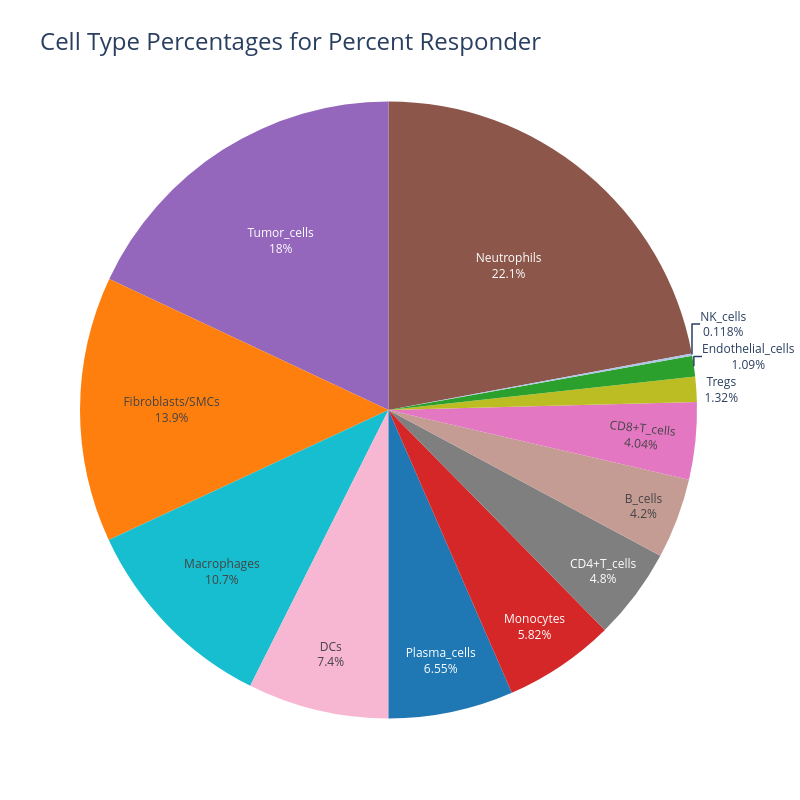
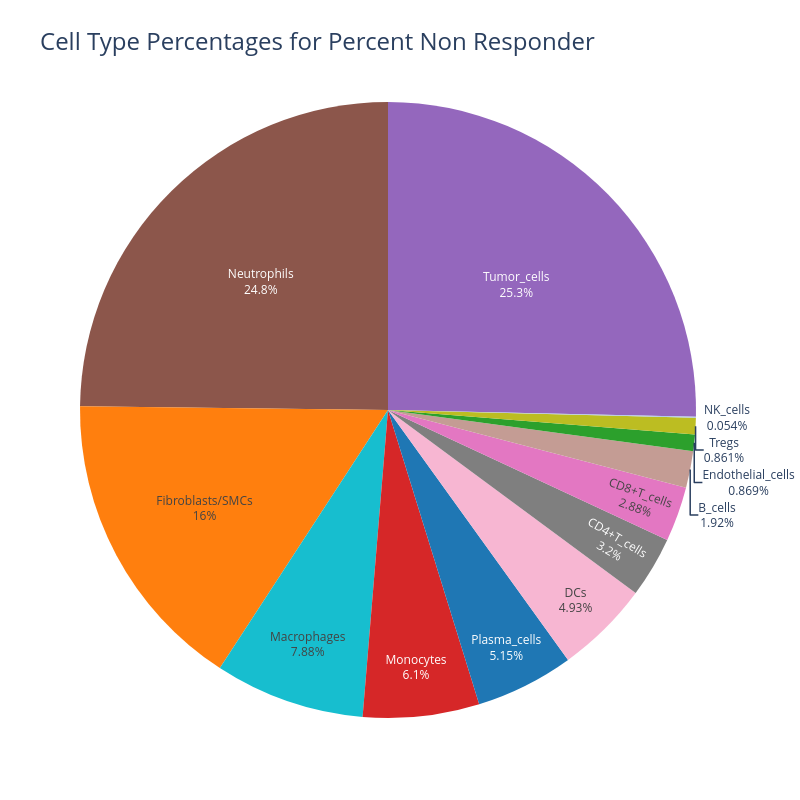

The cell these charts' notebook holds for them, in order:
### Code cell
import importlib
import my_functions

importlib.reload(my_functions)

my_functions.plot_cell_type_pie("Percent Responder",all_total_counts_R,800,800,False,False)
my_functions.plot_cell_type_pie("Percent Non Responder",all_total_counts_NR,800,800,False,False)

### Figure 1 — Plotly figure (JSON) as saved in the notebook; plotly's stock layout.template omitted (floating-point values rounded to 4 significant figures)
{"data": [{"customdata": [["Neutrophils"], ["Monocytes"], ["Endothelial_cells"], ["Plasma_cells"], ["Tumor_cells"], ["Fibroblasts/SMCs"], ["Macrophages"], ["B_cells"], ["CD4+T_cells"], ["Tregs"], ["DCs"], ["CD8+T_cells"], ["NK_cells"]], "domain": {"x": [0, 1], "y": [0, 1]}, "hole": 0, "hovertemplate": "Cell Type=%{customdata[0]}<br>Percentage=%{value}<extra></extra>", "labels": ["Neutrophils", "Monocytes", "Endothelial_cells", "Plasma_cells", "Tumor_cells", "Fibroblasts/SMCs", "Macrophages", "B_cells", "CD4+T_cells", "Tregs", "DCs", "CD8+T_cells", "NK_cells"], "legendgroup": "", "marker": {"colors": ["#8c564b", "#d62728", "#2ca02c", "#1f77b4", "#9467bd", "#ff7f0e", "#17becf", "#c49c94", "#7f7f7f", "#bcbd22", "#f7b6d2", "#e377c2", "#aec7e8"]}, "name": "", "showlegend": true, "textinfo": "percent+label", "type": "pie", "values": [22.07, 5.823, 1.086, 6.547, 18.02, 13.91, 10.68, 4.205, 4.797, 1.316, 7.396, 4.04, 0.118]}], "layout": {"height": 800, "legend": {"title": {"text": "Cell Types"}, "tracegroupgap": 0}, "showlegend": false, "title": {"font": {"size": 24}, "text": "Cell Type Percentages for Percent Responder"}, "width": 800}}

### Figure 2 — Plotly figure (JSON) as saved in the notebook; plotly's stock layout.template omitted (floating-point values rounded to 4 significant figures)
{"data": [{"customdata": [["Tumor_cells"], ["Endothelial_cells"], ["Plasma_cells"], ["Fibroblasts/SMCs"], ["Monocytes"], ["CD4+T_cells"], ["Macrophages"], ["CD8+T_cells"], ["Neutrophils"], ["DCs"], ["B_cells"], ["Tregs"], ["NK_cells"]], "domain": {"x": [0, 1], "y": [0, 1]}, "hole": 0, "hovertemplate": "Cell Type=%{customdata[0]}<br>Percentage=%{value}<extra></extra>", "labels": ["Tumor_cells", "Endothelial_cells", "Plasma_cells", "Fibroblasts/SMCs", "Monocytes", "CD4+T_cells", "Macrophages", "CD8+T_cells", "Neutrophils", "DCs", "B_cells", "Tregs", "NK_cells"], "legendgroup": "", "marker": {"colors": ["#9467bd", "#2ca02c", "#1f77b4", "#ff7f0e", "#d62728", "#7f7f7f", "#17becf", "#e377c2", "#8c564b", "#f7b6d2", "#c49c94", "#bcbd22", "#aec7e8"]}, "name": "", "showlegend": true, "textinfo": "percent+label", "type": "pie", "values": [25.35, 0.869, 5.153, 16.0, 6.099, 3.2, 7.876, 2.876, 24.81, 4.93, 1.923, 0.861, 0.054]}], "layout": {"height": 800, "legend": {"title": {"text": "Cell Types"}, "tracegroupgap": 0}, "showlegend": false, "title": {"font": {"size": 24}, "text": "Cell Type Percentages for Percent Non Responder"}, "width": 800}}
